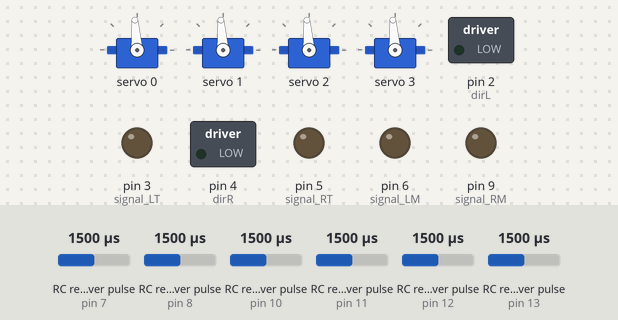
Recording of a sketch running on a simulated Arduino Uno, built with avr-gcc and run on an emulated ATmega328P. Shown: 4 × servo, switched loads named in the sketch (green lamp = pin HIGH), output pins drawn as LEDs (lit = HIGH). Wiring (inferred from the names in the program): 6 × RC receiver channel: data pin 13 / data pin 7 / data pin 8 / data pin 10 / data pin 11 / data pin 12. Inputs (shaded band) come from the test bench; at power-on: RC receiver pulse (sensors on pin 12, pin 7, pin 8, pin 10, pin 11, pin 13) 1500 µs.

Above: at 1.2 s.
1.3 s: RC receiver pulse (sensor on pin 12) set to 1020 µs
At 2.5 s:
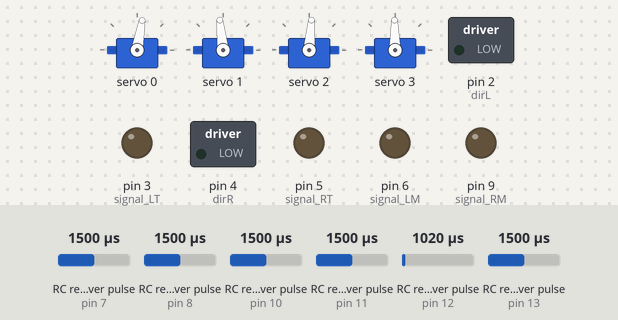
2.9 s: RC receiver pulse (sensor on pin 7) set to 1020 µs
At 4.3 s:
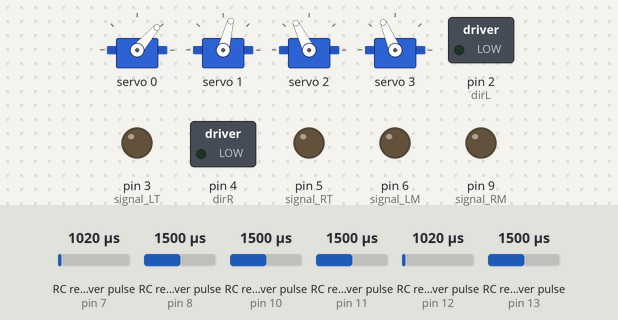
4.6 s: RC receiver pulse (sensor on pin 8) set to 1249 µs
6.1 s: RC receiver pulse (sensor on pin 8) set to 1234 µs
At 7.2 s:
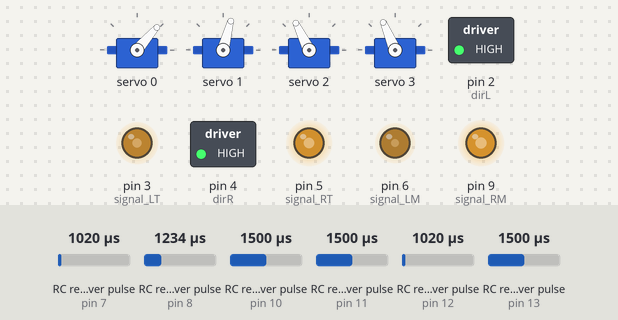
7.7 s: RC receiver pulse (sensor on pin 10) set to 1020 µs
At 9.1 s:
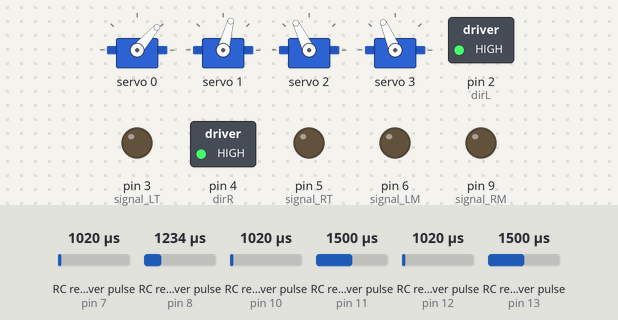
9.4 s: RC receiver pulse (sensor on pin 11) set to 1225 µs
10.9 s: RC receiver pulse (sensor on pin 11) set to 1217 µs
At 12.4 s:
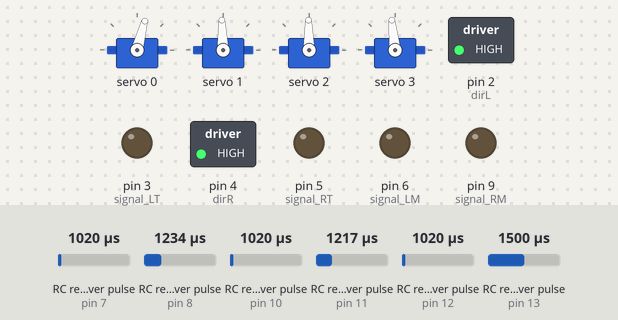
Timing chart, 0 to 13.5 s (numbered marks = the images above; inputs shaded):
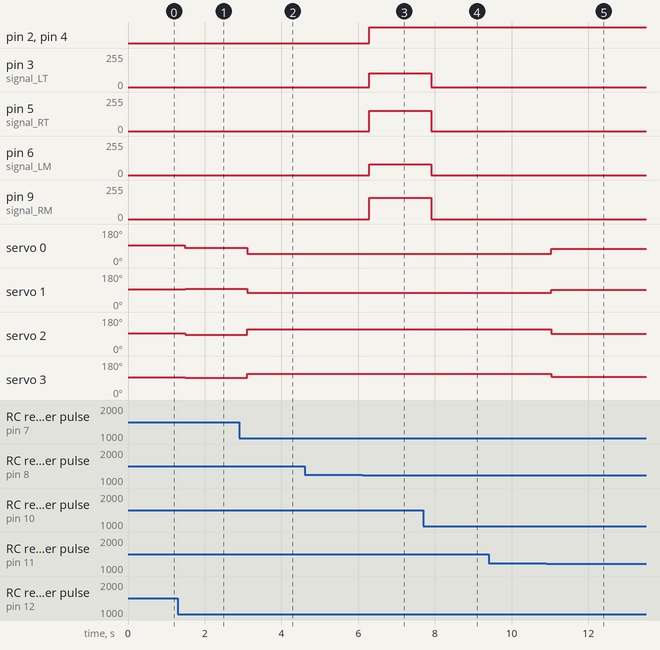

Measured:
- the behaviour switches between 1242 and 1241 µs on RC receiver pulse (sensor on pin 8) (found by bisection; images 2 and 3)
- the behaviour switches between 1218 and 1217 µs on RC receiver pulse (sensor on pin 11) (found by bisection; images 4 and 5)
- after the input at 1.3 s, servo 0: 94° → 80° after 0.19 s; servo 1: 94° → 96° after 0.19 s; servo 2: 94° → 85° after 0.19 s; servo 3: 94° → 91° after 0.19 s
- after the input at 2.9 s, servo 0: 80° → 49° after 0.21 s; servo 1: 96° → 75° after 0.21 s; servo 2: 85° → 116° after 0.21 s; servo 3: 91° → 113° after 0.21 s
- after the input at 4.6 s, every drawn part: stays the same
- after the input at 6.1 s, pin 2 (dirL), pin 4 (dirR): LOW → HIGH after 0.18 s; pin 3 (signal_LT): 0/255 → 105/255 after 0.18 s; pin 5 (signal_RT): 0/255 → 152/255 after 0.18 s; pin 6 (signal_LM): 0/255 → 80/255 after 0.18 s; pin 9 (signal_RM): 0/255 → 160/255 after 0.18 s
- after the input at 7.7 s, pin 3 (signal_LT): 105/255 → 0/255 after 0.20 s; pin 5 (signal_RT): 152/255 → 0/255 after 0.20 s; pin 6 (signal_LM): 80/255 → 0/255 after 0.20 s; pin 9 (signal_RM): 160/255 → 0/255 after 0.20 s
- after the input at 9.4 s, every drawn part: stays the same
- after the input at 10.9 s, servo 0: 49° → 75° after 0.12 s; servo 1: 75° → 92° after 0.13 s; servo 2: 116° → 91° after 0.13 s; servo 3: 113° → 96° after 0.13 s

The sketch:

Rover_Run.ino
```cpp
#include <Wire.h>
#include <Adafruit_PWMServoDriver.h>

Adafruit_PWMServoDriver myServo = Adafruit_PWMServoDriver(0x40);

// Motor Driver Outputs
#define dirL 2
#define dirR 4
#define signal_LT 3
#define signal_RT 5
#define signal_LM 6
#define signal_RM 9

// Receiver Inputs
#define SteerIn_CH1 7
#define DirIn_CH2 8
#define RpmIn_CH3 10
#define RotateIn_CH4 11
#define SWA_CH5 12
#define SWB_CH6 13
#define RcMin 1300
#define RcMax 1700
#define TimeOut 50000

// ServoPWM Range
#define SERVOMIN 100
#define SERVOMAX 520
#define SERVOMID 310

// Motor Driver Parameters (in metres)
const double x1 = 0.21;
const double x2 = 0.328;
const double y = 0.37;

volatile double rS = 10000;
volatile double rM = 10000;
volatile double rLF;
volatile double rRF;
volatile double rLM;
volatile double rRM;
volatile double rLB;
volatile double rRB;

volatile double vLF;
volatile double vRF;
volatile double vLM;
volatile double vRM;
volatile double vLB;
volatile double vRB;
volatile double vLT;
volatile double vRT;

volatile double w;
int Polarity = 0;
int Rotate = 0;
int rpm = 0;

// Servo Parameters
uint8_t servoLF = 0;
uint8_t servoRF = 1;
uint8_t servoLB = 2;
uint8_t servoRB = 3;

volatile double thLF = 90;
volatile double thLB = 90;
volatile double thRF = 90;
volatile double thRB = 90;
int ServoPWM = 310;
int ServoLF = 310;
int ServoLB = 310;
int ServoRF = 310;
int ServoRB = 310;

void setup() {
  // put your setup code here, to run once:
  Serial.begin(115200);

  // Set Reciever Input pins
  pinMode(DirIn_CH2, INPUT);
  pinMode(RpmIn_CH3, INPUT);
  pinMode(SteerIn_CH1, INPUT);
  pinMode(RotateIn_CH4, INPUT);
  pinMode(SWA_CH5, INPUT);
  pinMode(SWB_CH6, INPUT);

  // Set Motor Driver pins
  pinMode(dirL, OUTPUT);
  pinMode(dirR, OUTPUT);
  pinMode(signal_LT, OUTPUT);
  pinMode(signal_RT, OUTPUT);
  pinMode(signal_LM, OUTPUT);
  pinMode(signal_RM, OUTPUT);

  myServo.begin();
  myServo.setPWMFreq(50);
}

void loop() {
  // put your main code here, to run repeatedly:
  if (pulseIn(SWB_CH6, HIGH, TimeOut) > 1250 && pulseIn(SWA_CH5, HIGH, TimeOut) < 1250) {
    DriveMotor();
    Steer();
    delay(5);
  } else {
    DefaultState();
  }
  // PrintData();
}

void ServoParam() {
  if (((ServoPWM < 10 && ServoPWM > -10) && (Rotate > -50 && Rotate < 50)) || pulseIn(SteerIn_CH1, HIGH, TimeOut) == 0) {
    rLF = rRF = rLM = rRM = rLB = rRB = rS = rS = 10000;
  } else if (Rotate > -50 && Rotate < 50) {
    if (ServoPWM < -10) {
      rS = -(11 + rS);
    } else if (ServoPWM > 10) {
      rS = 11 - rS;
    }
  }

  thLB = 180 / PI * (PI / 2 + atan2(-y * (rS / abs(rS)), (abs(rS) + (x1 * (rS / abs(rS))))));
  thRB = 180 / PI * (PI / 2 + atan2(-y * (rS / abs(rS)), (abs(rS) - (x1 * (rS / abs(rS))))));
  thLF = 180 / PI * (PI / 2 + atan2(y * (rS / abs(rS)), (abs(rS) + (x1 * (rS / abs(rS))))));
  thRF = 180 / PI * (PI / 2 + atan2(y * (rS / abs(rS)), (abs(rS) - (x1 * (rS / abs(rS))))));

  // thL = constrain(thL, (180 / PI * (atan2(y, (x1)))), (180 / PI * (atan2(y, (-x1)))));
  // thR = constrain(thR, (180 / PI * (atan2(y, (x1)))), (180 / PI * (atan2(y, (-x1)))));
  if (Rotate < -50 || Rotate > 50) {
    rS = 0.0001;
    thLF = 180 / PI * (PI / 2 + atan2(y * (rS / abs(rS)), (abs(rS) + (x1 * (rS / abs(rS))))));
    thLB = 180 / PI * (PI / 2 + atan2(-y * (rS / abs(rS)), (abs(rS) + (x1 * (rS / abs(rS))))));
    rS = -rS;
    thRF = 180 / PI * (PI / 2 + atan2(y * (rS / abs(rS)), (abs(rS) - (x1 * (rS / abs(rS))))));
    thRB = 180 / PI * (PI / 2 + atan2(-y * (rS / abs(rS)), (abs(rS) - (x1 * (rS / abs(rS))))));
  }

  ServoLF = (7 * thLF / 3) + 100 - 35;
  ServoRF = (7 * thRF / 3) + 100;
  ServoLB = (7 * thLB / 3) + 100 - 11.67;
  ServoRB = (7 * thRB / 3) + 100;
}

void MotorParam() {
  if (((ServoPWM < 10 && ServoPWM > -10) && (Rotate > -50 && Rotate < 50) || pulseIn(SteerIn_CH1, HIGH, TimeOut) == 0)) {
    rLF = rRF = rLM = rRM = rLB = rRB = rM = 10000;
    w = rpm;
    vLF = vRF = vLM = vRM = vLB = vRB = w;
  } else if (Rotate < -50 || Rotate > 50) {
    rM = 0;
    rLF = -sqrt(sq(rM + x1) + sq(y));
    rRF = sqrt(sq(rM - x1) + sq(y));
    rLM = -(rM + x2);
    rRM = -(rM - x2);
    rLB = rLF;
    rRB = rRF;

    w = rpm;
    vLF = w * abs(rLF);
    vRF = w * abs(rRF);
    vLM = w * abs(rLM);
    vRM = w * abs(rRM);
    vLB = vLT = vLF;
    vRB = vRT = vRF;

  } else if (Rotate > -50 && Rotate < 50) {
    if (ServoPWM < -10) {
      rM = -(11 + rM);
    } else if (ServoPWM > 10) {
      rM = 11 - rM;
    }
    rLF = rM / abs(rM) * sqrt(sq(rM + x1) + sq(y));
    rRF = rM / abs(rM) * sqrt(sq(rM - x1) + sq(y));
    rLM = rM + x2;
    rRM = rM - x2;
    rLB = rLF;
    rRB = rRF;

    // w = abs(map((rpm / (map(ServoPWM, -100, 100, -10, 10))), 0, 10, 0, 17) / 8);
    w = rpm / (max(abs(rLM), abs(rRM)));
    vLF = w * abs(rLF);
    vRF = w * abs(rRF);
    vLM = w * abs(rLM);
    vRM = w * abs(rRM);
    vLB = vLT = vLF;
    vRB = vRT = vRF;
  }
}

void Steer() {
  if (pulseIn(SteerIn_CH1, HIGH, TimeOut) != 0) {
    ServoPWM = map(pulseIn(SteerIn_CH1, HIGH, TimeOut), 1050, 1800, -100, 100);
    ServoPWM = constrain(ServoPWM, -100, 100);
  } else {
    ServoPWM = 0;
  }

  rS = map(ServoPWM, -100, 100, -10, 10);
  rS = constrain(rS, -10, 10);
  rM = map(ServoPWM, -100, 100, -10, 10);
  rM = constrain(rM, -10, 10);
  // int fServo = (0.1 * ServoPWM) + (0.9 * fServo);

  ServoParam();
  myServo.setPWM(servoLF, 0, ServoLF);
  myServo.setPWM(servoRF, 0, ServoRF);
  myServo.setPWM(servoLB, 0, ServoLB);
  myServo.setPWM(servoRB, 0, ServoRB);
}

void DriveMotor() {
  // Reading Reciever Input from CH2, CH3 and CH4
  if (pulseIn(DirIn_CH2, HIGH, TimeOut) != 0) {
    Polarity = map(pulseIn(DirIn_CH2, HIGH, TimeOut), 1080, 1730, -100, 100);
    Polarity = constrain(Polarity, -100, 100);
  } else {
    Polarity = 0;
  }
  if (pulseIn(RpmIn_CH3, HIGH, TimeOut) != 0) {
    rpm = map(pulseIn(RpmIn_CH3, HIGH, TimeOut), 1070, 1740, 0, 250);
    rpm = constrain(rpm, 0, 250);
  } else {
    rpm = 0;
  }
  if (pulseIn(RotateIn_CH4, HIGH, TimeOut) != 0) {
    Rotate = map(pulseIn(RotateIn_CH4, HIGH, TimeOut), 1020, 1800, -100, 100);
    Rotate = constrain(Rotate, -100, 100);
  } else {
    Rotate = 0;
  }
  MotorParam();
  if (Rotate > -50 && Rotate < 50) {
    if (Polarity > 50) {
      digitalWrite(dirL, LOW);
      digitalWrite(dirR, LOW);
      analogWrite(signal_LT, vLT);
      analogWrite(signal_RT, vRT);
      analogWrite(signal_LM, vLM);
      analogWrite(signal_RM, vRM);
    }
    if (Polarity < -50) {
      digitalWrite(dirL, HIGH);
      digitalWrite(dirR, HIGH);
      analogWrite(signal_LT, vLT);
      analogWrite(signal_RT, vRT);
      analogWrite(signal_LM, vLM);
      analogWrite(signal_RM, vRM);

    } else if (Polarity > -50 && Polarity < 50) {
      digitalWrite(dirL, LOW);
      digitalWrite(dirR, LOW);
      analogWrite(signal_LT, LOW);
      analogWrite(signal_RT, LOW);
      analogWrite(signal_LM, LOW);
      analogWrite(signal_RM, LOW);
    }
  } else if (Rotate < -50) {
    delay(100);
    digitalWrite(dirL, HIGH);
    digitalWrite(dirR, LOW);
    analogWrite(signal_LT, vLT);
    analogWrite(signal_RT, vRT);
    analogWrite(signal_LM, vLM);
    analogWrite(signal_RM, vRM);
  } else if (Rotate > 50) {
    delay(100);
    digitalWrite(dirL, LOW);
    digitalWrite(dirR, HIGH);
    analogWrite(signal_LT, vLT);
    analogWrite(signal_RT, vRT);
    analogWrite(signal_LM, vLM);
    analogWrite(signal_RM, vRM);
  }
}

void DefaultState() {
  myServo.setPWM(servoLF, 0, SERVOMID);
  myServo.setPWM(servoRF, 0, SERVOMID);
  myServo.setPWM(servoLB, 0, SERVOMID);
  myServo.setPWM(servoRB, 0, SERVOMID);

  digitalWrite(dirL, LOW);
  digitalWrite(dirR, LOW);
  analogWrite(signal_LT, LOW);
  analogWrite(signal_RT, LOW);
  analogWrite(signal_LM, LOW);
  analogWrite(signal_RM, LOW);
}

void PrintData() {
  Serial.print("SteerIn_CH1:");
  Serial.print(pulseIn(SteerIn_CH1, HIGH, TimeOut));
  Serial.print("  DirIn_CH2:");
  Serial.print(pulseIn(DirIn_CH2, HIGH, TimeOut));
  Serial.print("  RpmIn_CH3:");
  Serial.print(pulseIn(RpmIn_CH3, HIGH, TimeOut));
  Serial.print("  RotateIn_CH4:");
  Serial.print(pulseIn(RotateIn_CH4, HIGH, TimeOut));
  Serial.print("  SWB_CH6:");
  Serial.print(pulseIn(SWB_CH6, HIGH, TimeOut));
  Serial.print("  SWA_CH5:");
  Serial.print(pulseIn(SWA_CH5, HIGH, TimeOut));

  // Serial.print("  ServoPWM:");
  // Serial.print(ServoPWM);
  // Serial.print("  Polarity:");
  // Serial.print(Polarity);
  // Serial.print("  rpm:");
  // Serial.print(rpm);
  // Serial.print("  Rotate:");
  // Serial.print(Rotate);

  // Serial.print("  rS:");
  // Serial.print(rS);
  // Serial.print("  rM:");
  // Serial.print(rM);
  // Serial.print("  rLF:");
  // Serial.print(rLF);
  // Serial.print("  rRF:");
  // Serial.print(rRF);
  // Serial.print("  rLM:");
  // Serial.print(rLM);
  // Serial.print("  rRM:");
  // Serial.print(rRM);

  // Serial.print("  w:");
  // Serial.print(w);
  // Serial.print("  vLF:");
  // Serial.print(vLF);
  // Serial.print("  vRF:");
  // Serial.print(vRF);
  // Serial.print("  vLM:");
  // Serial.print(vLM);
  // Serial.print("  vRM:");
  // Serial.print(vRM);

  // Serial.print("  thLF:");
  // Serial.print(thLF);
  // Serial.print("  thLB:");
  // Serial.print(thLB);
  // Serial.print("  thRF:");
  // Serial.print(thRF);
  // Serial.print("  thRB:");
  // Serial.print(thRB);
  // Serial.print("  ServoLF:");
  // Serial.print(ServoLF);
  // Serial.print("  ServoLB:");
  // Serial.print(ServoLB);
  // Serial.print("  ServoRF:");
  // Serial.print(ServoRF);
  // Serial.print("  ServoRB:");
  // Serial.print(ServoRB);

  Serial.println();
}
```
